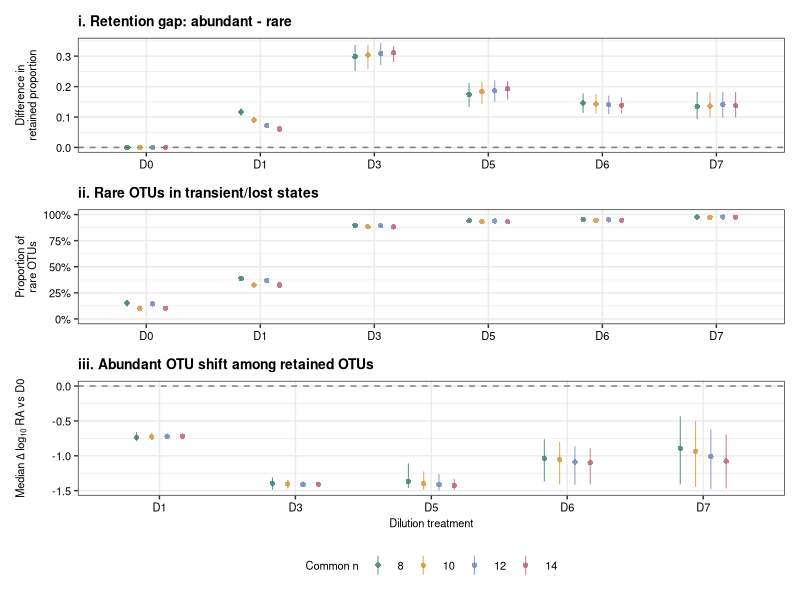
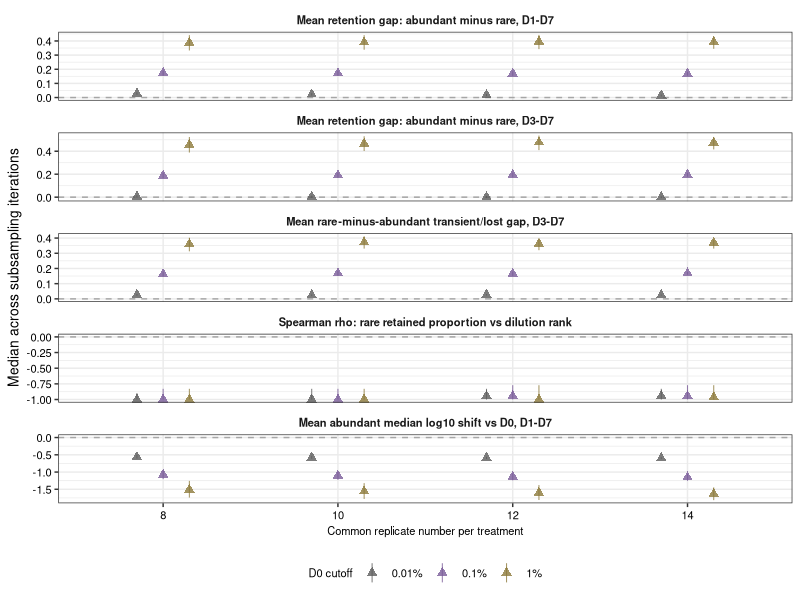

Source code (R) for these figures, in order:
# coding: utf-8
# email: qfsfdxlqy@163.com
# Github: https://github.com/2015qyliang

library(tidyverse)
library(ggplot2)
library(scales)
library(patchwork)

############################################################################
# Sensitivity plots

framework_treatment_summary = read.csv("Summary_framework_by_treatment.csv")

n_grid = c(8, 10, 12, 14)
treat_levels = c("D0", "D1", "D3", "D5", "D6", "D7")

# dilution_numeric = c("D0" = 0, "D1" = 1, "D3" = 3, "D5" = 5, "D6" = 6, "D7" = 7)
# diluted_treatments = c("D1", "D3", "D5", "D6", "D7")
# strong_treatments = c("D3", "D5", "D6", "D7")

dominance_cutoffs = c("0.01%" = 0.0001,
                      "0.1%"  = 0.001,
                      "1%"    = 0.01)
main_cutoff_label = "0.1%"

theme_pub = theme_bw() +
  theme(panel.background = element_blank(),
        plot.background = element_blank(), 
        plot.title = element_text(face = "bold", size = 10, hjust = 0),
        axis.text = element_text(color = "black", size = 8),
        axis.title = element_text(color = "black", size = 8),
        strip.background = element_blank(),
        strip.text = element_text(face = "bold", size = 8),
        legend.position = "bottom",
        legend.title = element_text(size = 8),
        legend.text = element_text(size = 8))

isme_cols = c(
  "8"  = "#3A7D6B",   # muted teal-green
  "10" = "#D4943A",   # warm orange
  "12" = "#6E84B7",   # muted blue
  "14" = "#B85C74"    # muted rose  "#C05A78"
)

############################################################################
############################################################################
## treatment-level metrics under the original 0.1% cutoff.

plot_treat_main = framework_treatment_summary %>%
  filter(Cutoff_label == main_cutoff_label) %>%
  mutate(n_subsample = factor(n_subsample, levels = n_grid), 
         Treatment = factor(Treatment, levels = treat_levels))  

p_retgap = ggplot(plot_treat_main,
                  aes(x = Treatment,
                      y = retention_gap_Median,
                      ymin = retention_gap_Q2.5, 
                      ymax = retention_gap_Q97.5,
                      color = n_subsample,
                      group = n_subsample)) +
  geom_hline(yintercept = 0, linetype = "dashed", color = "grey50") +
  geom_pointrange(position = position_dodge(width = 0.45), linewidth = 0.35, size = 0.3, shape = 16, alpha = 0.8) + 
  scale_color_manual(values = isme_cols, breaks = names(isme_cols) ) + 
  labs(title = "i. Retention gap: abundant - rare",
       x = NULL,
       y = "Difference in\nretained proportion",
       color = "Common n") +
  theme_pub

p_rareTL = ggplot(plot_treat_main,
                  aes(x = Treatment,
                      y = rare_transient_lost_Median,
                      ymin = rare_transient_lost_Q2.5,
                      ymax = rare_transient_lost_Q97.5,
                      color = n_subsample,
                      group = n_subsample)) +
  geom_pointrange(position = position_dodge(width = 0.45), linewidth = 0.35, size = 0.3, shape = 16, alpha = 0.8) +
  scale_y_continuous(labels = percent_format(accuracy = 1), limits = c(0, 1)) +
  scale_color_manual(values = isme_cols, breaks = names(isme_cols) ) + 
  labs(title = "ii. Rare OTUs in transient/lost states",
       x = NULL,
       y = "Proportion of\nrare OTUs",
       color = "Common n") +
  theme_pub

p_shift_abund = ggplot(plot_treat_main %>% filter(Treatment != "D0"),
                       aes(x = Treatment,
                           y = abundant_shift_Median,
                           ymin = abundant_shift_Q2.5,
                           ymax = abundant_shift_Q97.5,
                           color = n_subsample,
                           group = n_subsample)) +
  geom_hline(yintercept = 0, linetype = "dashed", color = "grey50") +
  geom_pointrange(position = position_dodge(width = 0.45), linewidth = 0.35, size = 0.3, shape = 16, alpha = 0.8) +
  scale_color_manual(values = isme_cols, breaks = names(isme_cols) ) + 
  labs(title = "iii. Abundant OTU shift among retained OTUs",
       x = "Dilution treatment",
       y = expression(Median~Delta~log[10]~RA~vs~D0),
       color = "Common n") +
  theme_pub

fig_commonN_main = (p_retgap / p_rareTL / p_shift_abund) +
  plot_layout(guides = "collect") &
  theme(legend.position = "bottom")

ggsave("Sup_Fig2D_commonN_cutoff0.1.pdf", fig_commonN_main, width = 4, height = 5)

############################################################################
############################################################################
## threshold × n framework summaries.

framework_contrast_summary = read.csv("Summary_framework_contrast.csv")

selected_framework_metrics = c(
  "Mean retention gap: abundant minus rare, D1-D7",
  "Mean retention gap: abundant minus rare, D3-D7",
  "Mean rare-minus-abundant transient/lost gap, D3-D7",
  "Spearman rho: rare retained proportion vs dilution rank",
  "Mean abundant median log10 shift vs D0, D1-D7"
)

plot_framework = framework_contrast_summary %>%
  filter(Metric %in% selected_framework_metrics) %>%
  mutate(Cutoff_label = factor(Cutoff_label, levels = names(dominance_cutoffs)),
         n_subsample = factor(n_subsample, levels = n_grid),
         Metric = factor(Metric, levels = selected_framework_metrics))

cutoff_cols = c(
  "0.01%" = "#5B5B5B",   # charcoal grey
  "0.1%"  = "#7A5C99",   # muted purple; main cutoff
  "1%"    = "#8C7A3A"    # muted olive-brown
)

p_framework = ggplot(plot_framework,
                     aes(x = n_subsample,
                         y = Median,
                         ymin = Q2.5, 
                         ymax = Q97.5,
                         color = Cutoff_label,
                         group = Cutoff_label)) +
  geom_hline(yintercept = 0, linetype = "dashed", color = "grey65") +
  geom_pointrange(position = position_dodge(width = 0.45), linewidth = 0.35, size = 0.5, shape = 17, alpha = 0.8) +
  scale_color_manual(values = cutoff_cols, breaks = names(cutoff_cols) ) + 
  facet_wrap(~ Metric, scales = "free_y", ncol = 1) +
  labs( #title = "Threshold × common-n sensitivity of Fig. 2D framework metrics",
       x = "Common replicate number per treatment",
       y = "Median across subsampling iterations",
       color = "D0 cutoff") + 
  theme_pub +
  theme(axis.title.y = element_text(size = 10),
        strip.text = element_text(size = 8, face = "bold"))

ggsave("Sup_Fig2D_threshold_commonN.pdf", p_framework, width = 4, height = 5)

############################################################################
